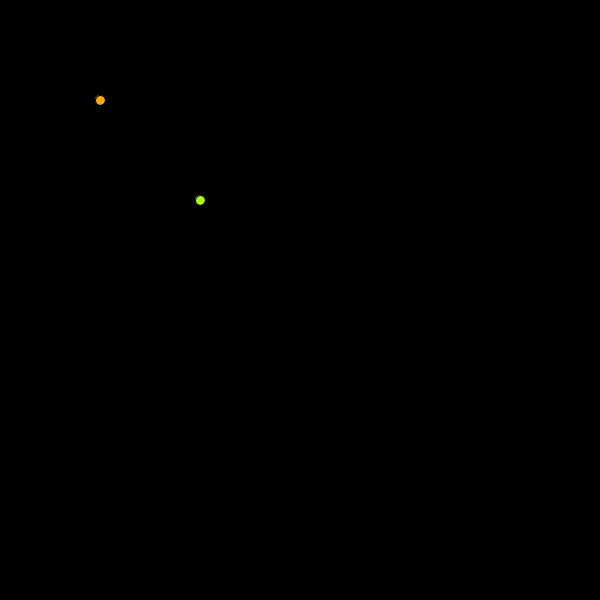
Frame 1 (no input)
Frame 60 (the mouse pressed at the canvas centre just before this capture): identical to frame 1, image omitted
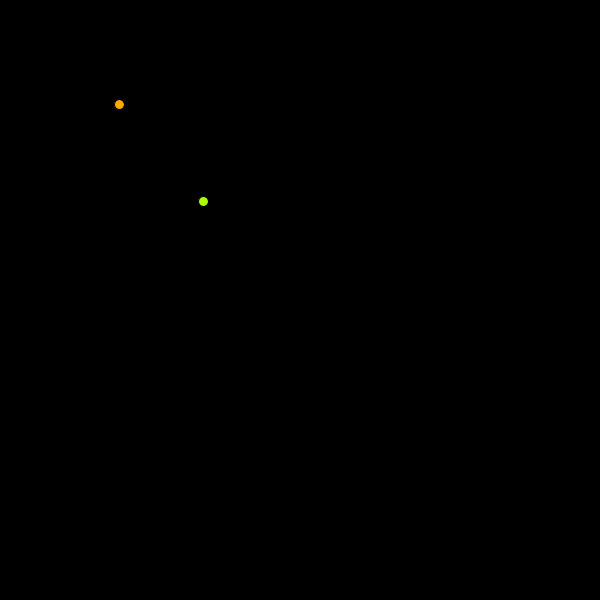
Frame 120 (the mouse held since frame 60 and released just before this capture)

The Processing sketch that drew these frames (run headless with seeded random() and noise(); from frame 60 on, the mouse is pressed at the canvas centre):

// Processing sketch: obiektyParticle1
// ── obiektyParticle1.pde
// deklaracja zmiennych naszego wlasnego typu (klasy) Particle
// zdefiniowanej w oddzielnym pliku - Particle.pde, widocznym w zakladce ^
Particle p1;
Particle p2;

void setup() {
  size(600,600);
  
  // do tworzenia nowego obiektu naszego typu (tzw. instancji) uzywamy 
  // komendy "new" i wywołujemy specjalna funkcje zdefiniowana 
  // przez nas w definicji klasy tzw. "konstruktor"
  p1 = new Particle (100, 100, 10, #ffaa00);
  p2 = new Particle (200, 200, 10, #aaff00);

}

void draw() {
  background(0);
  
  // wywolanie metody obiektu w notacji z "."
  p1.update();
  p2.update();
}

void mousePressed(){
  
  p2.randomMove( 5 );
  p1.randomMove( 20 );
  
  
}

// ── Particle.pde

// definicja klasy sklada sie 
// ze slowa kluczowego "class" nazwy kalsy (zwykle z wielkiej litery)
// a wszelkie zmienne (włażciwości) klasy i jej funkcje (metody) 
// wraz z konstruktorem zawarte byc musza w { }
class Particle {
  
  // zmienne (wlasciwosci) klasy
  float x = 0;
  float y = 0;
  float r = 0;
  color c = #ff0000;

  // konstruktor - specjalna funkcja inicjalizujaca i zwracajaca
  // nowa instancje danej klasy
  Particle(float x, float y, float r, color c) {
    
    // slowo kluczwe "this" wskazuje jednoznacznie 
    // że odowlujemy sie do wlsciwosci i metod danej klasy
    // mozemy uzywac wewnatrz definicji metod by odroznic od 
    // argumentow przekazywanych w funkcji
    this.x = x;
    this.y = y;
    this.r = r;
    this.c = c;

  }
  
  // definicja metody naszej klasy
  void update() {
    fill(c);
    ellipse(this.x, this.y, this.r, this.r);
  }
  
  void randomMove( float randomFactor  ){
    this.x += random( randomFactor );
    this.y += random( randomFactor );
  }
  
}
